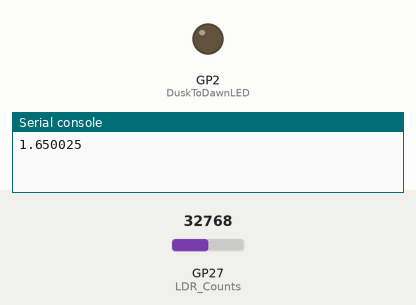
Recording of a program running on a simulated Raspberry Pi Pico running MicroPython. On the bench: output pins drawn as LEDs (lit = HIGH), the last lines printed to the serial console. Inputs (shaded band) come from the test bench; at power-on: GP27 (LDR_Counts) = 32768 (analog values on the 0–65535 scale).

Above: at 1.2 s.
1.3 s: GP27 (LDR_Counts) set to 30624
4.0 s: GP27 (LDR_Counts) set to 28848
At 4.7 s:
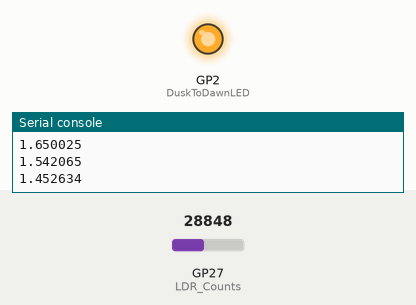
6.7 s: GP27 (LDR_Counts) set to 24560
9.4 s: GP27 (LDR_Counts) set to 23392
At 10.5 s:
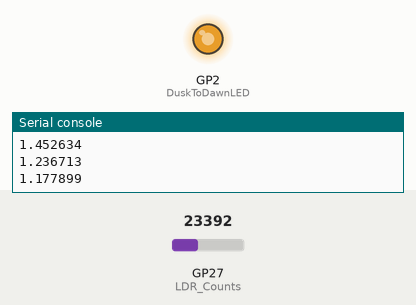
12.1 s: GP27 (LDR_Counts) set to 19056
15.2 s: GP27 (LDR_Counts) set to 17168
At 16.3 s:
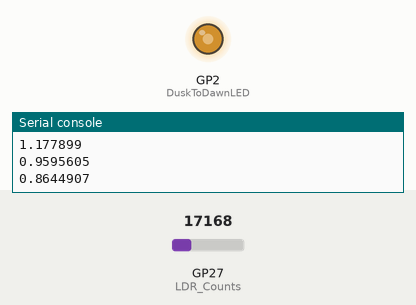
Timing chart, 0 to 18.2 s (numbered marks = the images above; inputs shaded):
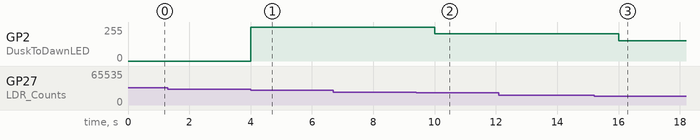

Measured:
- the behaviour switches between 29792 and 29776 on GP27 (LDR_Counts) (found by bisection; images 0 and 1)
- the behaviour switches between 23840 and 23824 on GP27 (LDR_Counts) (found by bisection; images 1 and 2)
- the behaviour switches between 17888 and 17872 on GP27 (LDR_Counts) (found by bisection; images 2 and 3)
- after the input at 4.0 s, GP2 (DuskToDawnLED): 0/255 → 255/255 at once
- after the input at 9.4 s, GP2 (DuskToDawnLED): 255/255 → 204/255 after 0.60 s
- after the input at 15.2 s, GP2 (DuskToDawnLED): 204/255 → 152/255 after 0.80 s

The program:

DuskToDawnLEDwDimmer.py
```python
from machine import Pin, ADC, PWM
import utime
#import constant  # wierd

PotWiperCounts=ADC(Pin(26))
LDR_Counts=ADC(Pin(27))

u16_to_volts = 3.3/(65535)
#volts_2_U16 = (65535)/3.3

# DuskToDawnLED= Pin(25, machine.Pin.OUT)#GP25 is the Pico mounted LED
# DuskToDawnLED.value(0)
DuskToDawnLED= PWM(Pin(2))# physical pin 4
DuskToDawnLED.freq(100)

LightOnAdjust=1.5 ## in volts at GPIO
# volts_to_U16 = (65535)/LightOnAdjust


volts_to_U16 = (65535)/LightOnAdjust

while True:
    #print(PotWiperCounts.read_u16())
    #print(LDR_Counts.read_u16())
    LDR_Volts=(LDR_Counts.read_u16())*u16_to_volts
    print(LDR_Volts)
    if ((LDR_Volts) < (LightOnAdjust)):   ## floating point value of volts
        DimmerDutyCounts=65535
    if ((LDR_Volts) < ((LightOnAdjust)*.8)):   ## floating point value of volts
        DimmerDutyCounts=52400
    if ((LDR_Volts) < ((LightOnAdjust)*.6)):   ## floating point value of volts
        DimmerDutyCounts=39000
    if ((LDR_Volts) < ((LightOnAdjust)*.4)):   ## floating point value of volts
        DimmerDutyCounts=26200
    if ((LDR_Volts) < ((LightOnAdjust)*.2)):   ## floating point value of volts
        DimmerDutyCounts=13000
    if ((LDR_Volts) > ((LightOnAdjust))):   ## floating point value of volts
        DimmerDutyCounts=0
    DuskToDawnLED.duty_u16(DimmerDutyCounts)

    utime.sleep(2)
```
